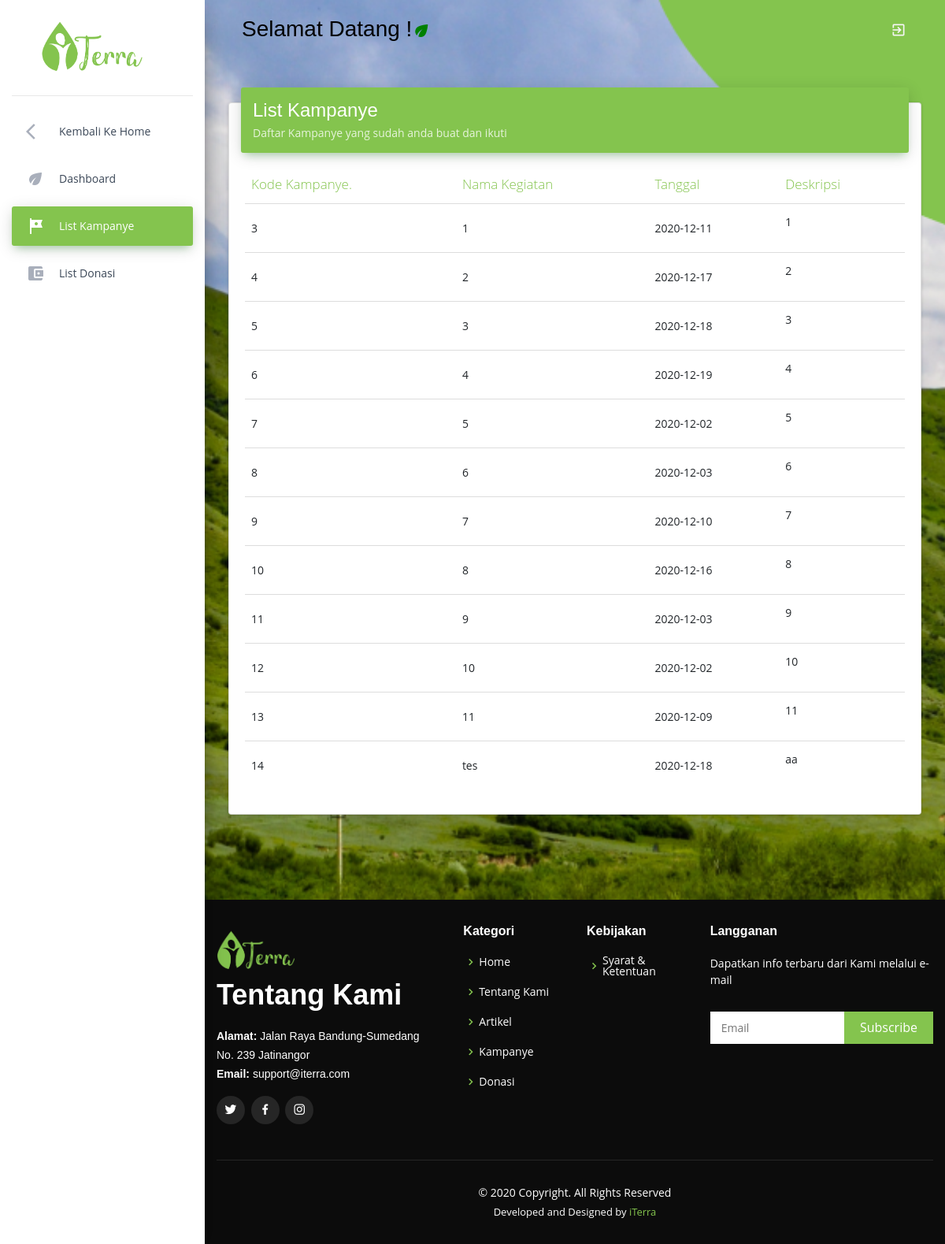
The page /index.php/list_kampanye_member on the database as committed earlier.
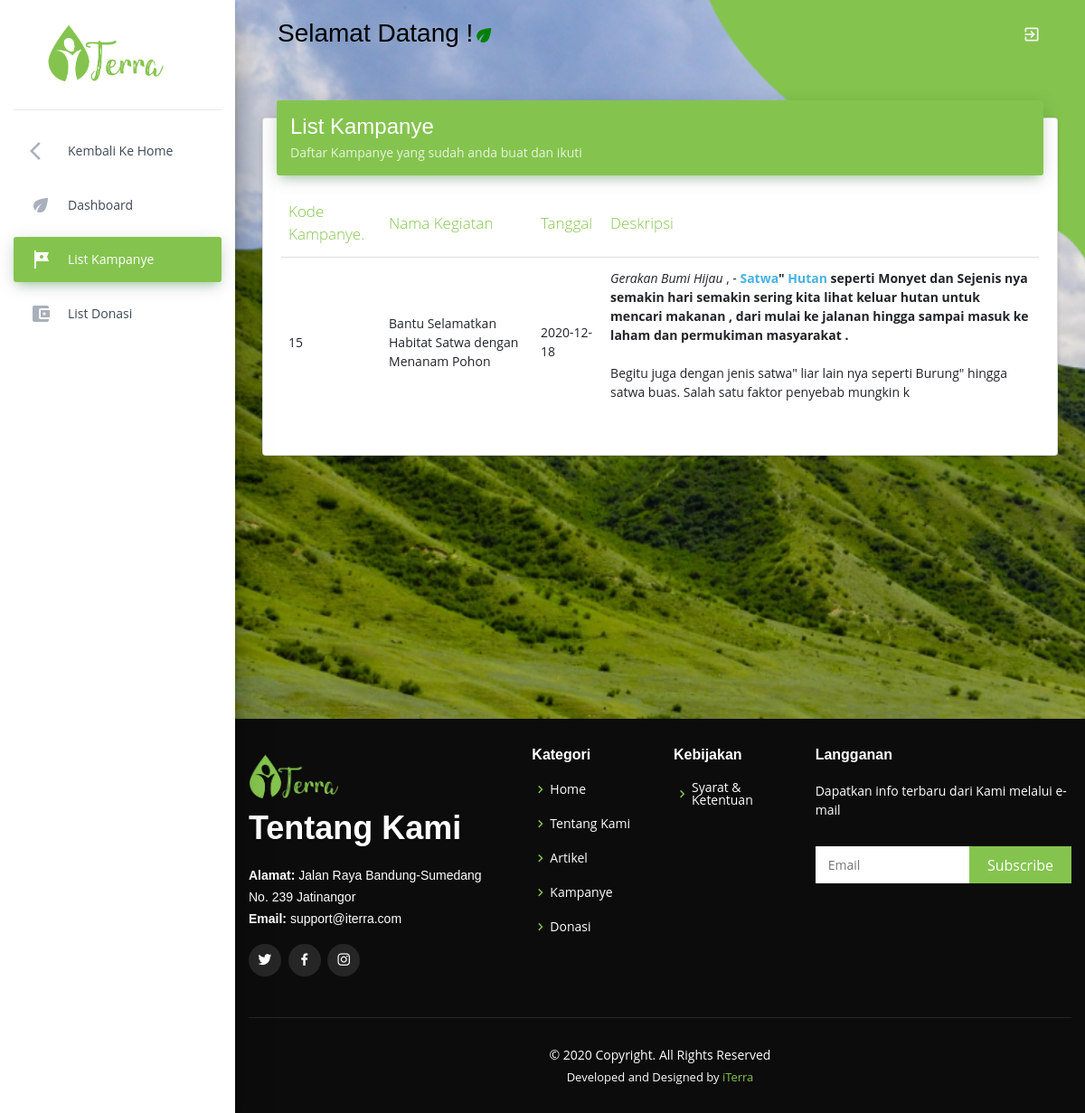
The same page on the database as committed later.
### tables this page shows
CREATE TABLE `kampanye` (
  `kode_kampanye` int(20) NOT NULL,
  `judul_kampanye` varchar(150) NOT NULL,
  `deskripsi` varchar(500) NOT NULL,
  `tanggal` date NOT NULL,
  `kode_koin` varchar(20) NOT NULL,
  `email` varchar(50) NOT NULL,
  `gambar` varchar(40) NOT NULL,
  `verifikasi` int(5) NOT NULL,
  `penulis` varchar(50) NOT NULL
);

### application/controllers/List_Kampanye_Member.php (called while the page is built, shortened)
<?php
class List_Kampanye_Member extends CI_Controller
{
	function __construct()
	{
		$this->load->model('list_kampanye_member_data');
		$this->load->helper('url');
		$this->load->library('form_validation');
	}
	public function index()
	{
		$data = array('title'	=> 'Halaman Dashboard');
		$data['kampanye'] = $this->list_kampanye_member_data->get_data_kampanye()->result();
		$this->load->view('list_kampanye_member_view',$data);
	}
}

### index.php (called while the page is built, shortened)
<?php
require_once BASEPATH.'core/CodeIgniter.php';

### application/models/list_kampanye_member_data.php (called while the page is built, shortened)
<?php defined('BASEPATH') or exit('No direct script access allowed');
class list_kampanye_member_data extends CI_Model
{
	function get_data_kampanye() {
		$kampanye = $this->db->query("select * from kampanye where  verifikasi = 1");
		return $kampanye;
	}
}

### application/views/list_kampanye_member_view.php (the view, shortened to what this page needs)
<!DOCTYPE html>
<html lang="en">
<head>
	<link rel="stylesheet" href="https://maxcdn.bootstrapcdn.com/font-awesome/latest/css/font-awesome.min.css">
	<link href="assets/assets_admin/css/material-dashboard.css?v=2.1.2" rel="stylesheet" />
	<link href="assets/assets_admin/css/styles.css" rel="stylesheet" />
	<link rel="stylesheet" href='https://unpkg.com/boxicons@2.0.7/css/boxicons.min.css'>
</head>
<body class="">
	<div class="wrapper ">
		<div class="sidebar" data-color="green" data-background-color="white">
			<a href="home" class="logo">
				<img src="assets/assets_admin/img/iterra-01.png" style="width: 50%; margin-left: 20%;">
			</a>
			<div class="sidebar-wrapper">
				<ul class="nav">
					<li class="nav-item  ">
						<a class="nav-link" href="home">
							<i class="material-icons">arrow_back_ios</i>
							<p>Kembali ke Home</p>
						</a>
					</li>
					<li class="nav-item   ">
						<a class="nav-link" href="dashboard_member">
							<i class="material-icons">eco</i>
							<p>Dashboard</p>
						</a>
					</li>
					<li class="nav-item active ">
						<a class="nav-link" href="list_kampanye_member">
							<i class="material-icons">tour</i>
							<p>List Kampanye</p>
						</a>
					</li>
					<li class="nav-item  ">
						<a class="nav-link" href="list_donasi_member">
							<i class="material-icons">account_balance_wallet</i>
							<p>List Donasi</p>
						</a>
					</li>
				</ul>
			</div>
		</div>
		<div class="main-panel" style="background: url(assets/assets_admin/img/background-member2.png) fixed center; background-size: cover">
			<nav class="navbar navbar-expand-lg navbar-transparent navbar-absolute fixed-top ">
				<div class="container-fluid">
					<div class="navbar-wrapper">
						<a class="navbar-brand" style="color: black;" href="javascript:;">
							<h3>Selamat Datang !<i class="material-icons" style="color:green;">eco</i></h3>
						</a>
					</div>
					<div class="collapse navbar-collapse justify-content-end">
						<ul class="navbar-nav">
							<li class="nav-item dropdown">
								<a class="nav-link" href="javascript:;" id="navbarDropdownProfile" data-toggle="dropdown" aria-haspopup="true" aria-expanded="false">
									<i class="material-icons" style="color: whitesmoke;">exit_to_app</i>
								</a>
							</li>
						</ul>
					</div>
				</div>
			</nav>
			<div class="content">
				<div class="container-fluid">
					<div class="row">
						<div class="col-md-12">
							<div class="card">
								<div class="card-header card-header-success kartu">
									<h4 class="card-title">List Kampanye</h4>
									<p class="card-category">Daftar Kampanye yang sudah anda buat dan ikuti</p>
								</div>
								<div class="card-body table-responsive">
									<table class="table table-hover">
										<thead style="color:#84C44E; font-weight:bolder">
											<th>Kode Kampanye.</th>
											<th>Nama Kegiatan</th>
											<th>Tanggal</th>
											<th>Deskripsi</th>
										</thead>
										<tbody>
										<?php
											foreach ($kampanye as $kam) {
											?>
												<tr>
													<td><?php echo $kam->kode_kampanye ?></td>
													<td><?php echo $kam->judul_kampanye ?></td>
													<td><?php echo $kam->tanggal ?></td>
													<td><?php echo $kam->deskripsi ?></td>
													<?php } ?>
												</tr>
										</tbody>
									</table>
								</div>
							</div>
						</div>
					</div>
				</div>
			</div>
			<br>
			<br>
			<section id="footer">
				<footer>
					<div class="footer-top">
						<div class="containers">
							<div class="row">
								<div class="col-lg-4 col-md-6">
									<div class="footer-info">
										<img src="assets\images\logo\iterra-01.png" style="width: 100px;">
										<h3>Tentang Kami</h3>
										<p>
											<strong>Alamat:</strong> Jalan Raya Bandung-Sumedang <br>
											No. 239 Jatinangor <br>
											<strong>Email:</strong> support@iterra.com<br>
										</p>
										<div class="social-links mt-3">
											<a href="https://www.twitter.com/" class="twitter"><i class="bx bxl-twitter"></i></a>
											<a href="https://www.facebook.com/" class="facebook"><i class="bx bxl-facebook"></i></a>
											<a href="https://www.instagram.com" class="instagram"><i class="bx bxl-instagram"></i></a>
										</div>
									</div>
								</div>
								<div class="col-lg-2 col-md-6 footer-links">
									<h4>Kategori</h4>
									<ul>
										<li><i class="bx bx-chevron-right"></i> <a href="home">Home</a></li>
										<li><i class="bx bx-chevron-right"></i> <a href="about">Tentang Kami</a></li>
										<li><i class="bx bx-chevron-right"></i> <a href="artikel">Artikel</a></li>
										<li><i class="bx bx-chevron-right"></i> <a href="kampanye">Kampanye</a></li>
										<li><i class="bx bx-chevron-right"></i> <a href="donasi">Donasi</a></li>
									</ul>
								</div>
								<div class="col-lg-2 col-md-6 footer-links">
									<h4>Kebijakan</h4>
									<ul>
										<li><i class="bx bx-chevron-right"></i> <a href="<?php echo base_url('syarat_ketentuan') ?>">Syarat & Ketentuan</a></li>
									</ul>
								</div>
								<div class="col-lg-4 col-md-6 footer-newsletter">
									<h4>Langganan</h4>
									<p>Dapatkan info terbaru dari Kami melalui e-mail</p>
									<form action="home" method="post">
										<input type="email" name="email" placeholder="Email"><input type="submit" value="Subscribe">
									</form>
								</div>
							</div>
						</div>
					</div>
					<div class="container">
						<div class="copyright">
							&copy; 2020 Copyright. All Rights Reserved
						</div>
						<div class="credits">
							Developed and Designed by <a href="about">iTerra</a>
						</div>
					</div>
				</footer>
			</section>
		</div>
	</div>
</body>
</html>

### application/views/list_kampanye_member_view.php (style rules this page uses)
html { scroll-behavior: smooth; }

Rows that differ between the two databases and show on the page:
removed kampanye: kode_kampanye "3", judul_kampanye "1", tanggal "2020-12-11", deskripsi "1"
removed kampanye: kode_kampanye "4", judul_kampanye "2", tanggal "2020-12-17", deskripsi "2"
removed kampanye: kode_kampanye "5", judul_kampanye "3", tanggal "2020-12-18", deskripsi "3"
removed kampanye: kode_kampanye "6", judul_kampanye "4", tanggal "2020-12-19", deskripsi "4"
removed kampanye: kode_kampanye "7", judul_kampanye "5", tanggal "2020-12-02", deskripsi "5"
removed kampanye: kode_kampanye "8", judul_kampanye "6", tanggal "2020-12-03", deskripsi "6"
removed kampanye: kode_kampanye "9", judul_kampanye "7", tanggal "2020-12-10", deskripsi "7"
removed kampanye: kode_kampanye "10", judul_kampanye "8", tanggal "2020-12-16", deskripsi "8"
removed kampanye: kode_kampanye "11", judul_kampanye "9", tanggal "2020-12-03", deskripsi "9"
removed kampanye: kode_kampanye "12", judul_kampanye "10", tanggal "2020-12-02", deskripsi "10"
removed kampanye: kode_kampanye "13", judul_kampanye "11", tanggal "2020-12-09", deskripsi "11"
removed kampanye: kode_kampanye "14", judul_kampanye "tes", tanggal "2020-12-18", deskripsi "aa"
added kampanye: kode_kampanye "15", judul_kampanye "Bantu Selamatkan Habitat Satwa dengan Menanam Pohon", tanggal "2020-12-18", deskripsi "Gerakan Bumi Hijau , - Satwa \" Hutan seperti Monyet dan Sejenis nya semakin hari semakin sering kita lihat keluar hutan untuk mencari makanan , dari mulai ke jalanan hingga sampai masuk ke laham dan permukiman masyarakat . Begitu juga dengan jenis satwa\" liar lain nya seperti Burung\" hingga satwa buas. Salah satu faktor penyebab mungkin k"
